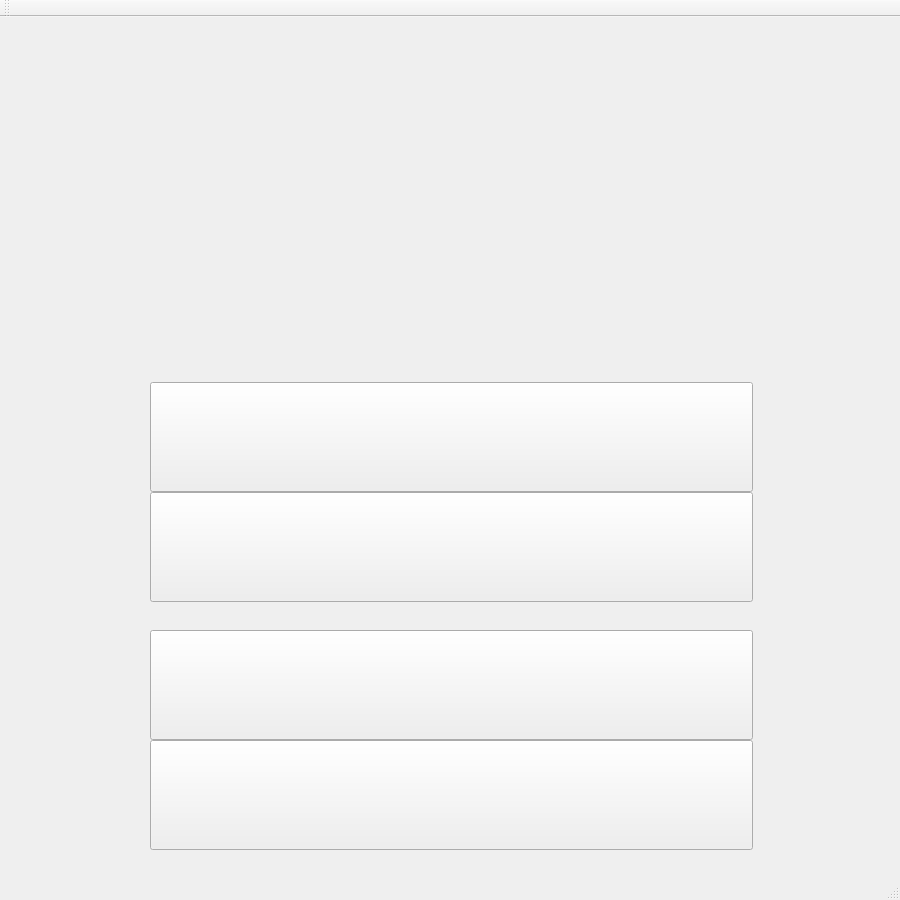
<?xml version="1.0" encoding="UTF-8"?>
<ui version="4.0">
 <class>MainWindow</class>
 <widget class="QMainWindow" name="MainWindow">
  <property name="geometry">
   <rect>
    <x>0</x>
    <y>0</y>
    <width>900</width>
    <height>900</height>
   </rect>
  </property>
  <property name="mouseTracking">
   <bool>true</bool>
  </property>
  <property name="windowTitle">
   <string>动物连连看</string>
  </property>
  <widget class="QWidget" name="centralWidget">
   <property name="mouseTracking">
    <bool>true</bool>
   </property>
   <widget class="QLabel" name="label">
    <property name="geometry">
     <rect>
      <x>0</x>
      <y>0</y>
      <width>900</width>
      <height>900</height>
     </rect>
    </property>
    <property name="maximumSize">
     <size>
      <width>900</width>
      <height>900</height>
     </size>
    </property>
    <property name="mouseTracking">
     <bool>true</bool>
    </property>
    <property name="styleSheet">
     <string notr="true">background-image: url(:/new/jpg/source/初始化界面/初始化1.jpg);</string>
    </property>
    <property name="lineWidth">
     <number>0</number>
    </property>
    <property name="midLineWidth">
     <number>0</number>
    </property>
    <property name="text">
     <string/>
    </property>
    <property name="pixmap">
     <pixmap>:/连连看/初始化界面/初始化1.jpg</pixmap>
    </property>
    <property name="scaledContents">
     <bool>true</bool>
    </property>
   </widget>
   <widget class="QPushButton" name="pushButton">
    <property name="geometry">
     <rect>
      <x>150</x>
      <y>365</y>
      <width>603</width>
      <height>110</height>
     </rect>
    </property>
    <property name="cursor">
     <cursorShape>PointingHandCursor</cursorShape>
    </property>
    <property name="mouseTracking">
     <bool>true</bool>
    </property>
    <property name="styleSheet">
     <string notr="true">background-image: url(:/new/jpg/source/初始化界面/开始游戏.jpg);</string>
    </property>
    <property name="text">
     <string/>
    </property>
    <property name="icon">
     <iconset>
      <normaloff>:/new/jpg/source/初始化界面/1开始游戏.jpg</normaloff>
      <normalon>:/new/jpg/source/初始化界面/1开始游戏.png</normalon>:/new/jpg/source/初始化界面/1开始游戏.jpg</iconset>
    </property>
    <property name="iconSize">
     <size>
      <width>603</width>
      <height>110</height>
     </size>
    </property>
   </widget>
   <widget class="QPushButton" name="pushButton_2">
    <property name="geometry">
     <rect>
      <x>150</x>
      <y>475</y>
      <width>603</width>
      <height>110</height>
     </rect>
    </property>
    <property name="maximumSize">
     <size>
      <width>603</width>
      <height>110</height>
     </size>
    </property>
    <property name="cursor">
     <cursorShape>PointingHandCursor</cursorShape>
    </property>
    <property name="mouseTracking">
     <bool>true</bool>
    </property>
    <property name="tabletTracking">
     <bool>true</bool>
    </property>
    <property name="styleSheet">
     <string notr="true">background-image: url(:/new/jpg/source/初始化界面/排行榜.jpg);</string>
    </property>
    <property name="text">
     <string/>
    </property>
    <property name="icon">
     <iconset resource="icon.qrc">
      <normaloff>:/new/jpg/source/初始化界面/2排行榜查询.png</normaloff>:/new/jpg/source/初始化界面/2排行榜查询.png</iconset>
    </property>
    <property name="iconSize">
     <size>
      <width>603</width>
      <height>110</height>
     </size>
    </property>
   </widget>
   <widget class="QPushButton" name="pushButton_3">
    <property name="geometry">
     <rect>
      <x>150</x>
      <y>613</y>
      <width>603</width>
      <height>110</height>
     </rect>
    </property>
    <property name="cursor">
     <cursorShape>PointingHandCursor</cursorShape>
    </property>
    <property name="mouseTracking">
     <bool>true</bool>
    </property>
    <property name="text">
     <string/>
    </property>
    <property name="icon">
     <iconset resource="icon.qrc">
      <normaloff>:/new/jpg/source/初始化界面/3游戏说明.png</normaloff>:/new/jpg/source/初始化界面/3游戏说明.png</iconset>
    </property>
    <property name="iconSize">
     <size>
      <width>603</width>
      <height>110</height>
     </size>
    </property>
   </widget>
   <widget class="QPushButton" name="pushButton_4">
    <property name="geometry">
     <rect>
      <x>150</x>
      <y>723</y>
      <width>603</width>
      <height>110</height>
     </rect>
    </property>
    <property name="cursor">
     <cursorShape>PointingHandCursor</cursorShape>
    </property>
    <property name="mouseTracking">
     <bool>true</bool>
    </property>
    <property name="text">
     <string/>
    </property>
    <property name="icon">
     <iconset resource="icon.qrc">
      <normaloff>:/new/jpg/source/初始化界面/4游戏设置.png</normaloff>:/new/jpg/source/初始化界面/4游戏设置.png</iconset>
    </property>
    <property name="iconSize">
     <size>
      <width>603</width>
      <height>110</height>
     </size>
    </property>
   </widget>
   <widget class="QLabel" name="label_2">
    <property name="geometry">
     <rect>
      <x>0</x>
      <y>0</y>
      <width>900</width>
      <height>900</height>
     </rect>
    </property>
    <property name="text">
     <string/>
    </property>
    <property name="scaledContents">
     <bool>true</bool>
    </property>
   </widget>
   <widget class="QLabel" name="label_3">
    <property name="geometry">
     <rect>
      <x>50</x>
      <y>0</y>
      <width>800</width>
      <height>400</height>
     </rect>
    </property>
    <property name="text">
     <string/>
    </property>
   </widget>
   <zorder>label</zorder>
   <zorder>label_2</zorder>
   <zorder>pushButton</zorder>
   <zorder>pushButton_2</zorder>
   <zorder>pushButton_3</zorder>
   <zorder>pushButton_4</zorder>
   <zorder>label_3</zorder>
  </widget>
  <widget class="QMenuBar" name="menuBar">
   <property name="geometry">
    <rect>
     <x>0</x>
     <y>0</y>
     <width>900</width>
     <height>17</height>
    </rect>
   </property>
  </widget>
  <widget class="QToolBar" name="mainToolBar">
   <attribute name="toolBarArea">
    <enum>TopToolBarArea</enum>
   </attribute>
   <attribute name="toolBarBreak">
    <bool>false</bool>
   </attribute>
  </widget>
  <widget class="QStatusBar" name="statusBar"/>
  <action name="actionclick">
   <property name="text">
    <string>click</string>
   </property>
  </action>
 </widget>
 <layoutdefault spacing="6" margin="11"/>
 <resources>
  <include location="icon.qrc"/>
 </resources>
 <connections/>
</ui>
